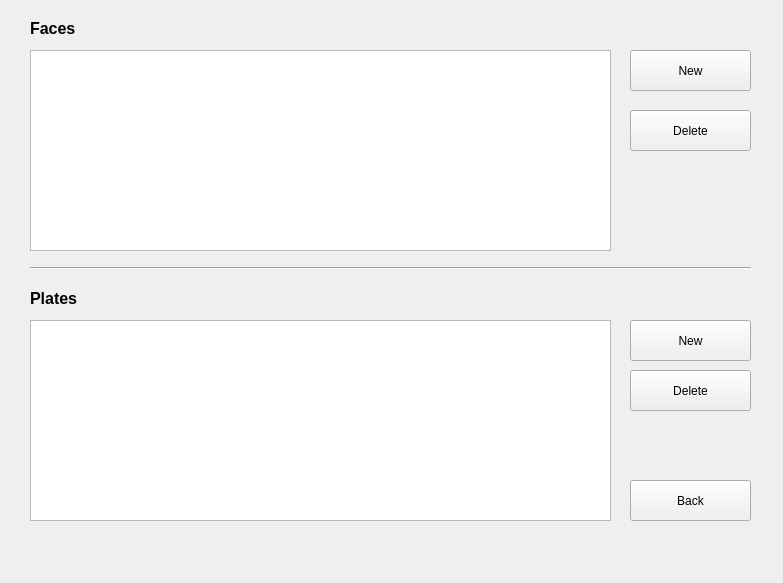
<?xml version="1.0" encoding="UTF-8"?>
<ui version="4.0">
 <class>targetManager</class>
 <widget class="QWidget" name="targetManager">
  <property name="geometry">
   <rect>
    <x>0</x>
    <y>0</y>
    <width>783</width>
    <height>583</height>
   </rect>
  </property>
  <property name="windowTitle">
   <string>Target Manager</string>
  </property>
  <property name="windowIcon">
   <iconset resource="resources.qrc">
    <normaloff>:/media/media/icon.png</normaloff>:/media/media/icon.png</iconset>
  </property>
  <widget class="QPushButton" name="buttonNew">
   <property name="geometry">
    <rect>
     <x>630</x>
     <y>50</y>
     <width>121</width>
     <height>41</height>
    </rect>
   </property>
   <property name="text">
    <string>New</string>
   </property>
   <property name="icon">
    <iconset resource="resources.qrc">
     <normaloff>:/media/media/add.png</normaloff>:/media/media/add.png</iconset>
   </property>
   <property name="iconSize">
    <size>
     <width>32</width>
     <height>32</height>
    </size>
   </property>
  </widget>
  <widget class="QPushButton" name="buttonDelete">
   <property name="geometry">
    <rect>
     <x>630</x>
     <y>110</y>
     <width>121</width>
     <height>41</height>
    </rect>
   </property>
   <property name="text">
    <string>Delete</string>
   </property>
   <property name="icon">
    <iconset resource="resources.qrc">
     <normaloff>:/media/media/cancel.png</normaloff>:/media/media/cancel.png</iconset>
   </property>
   <property name="iconSize">
    <size>
     <width>32</width>
     <height>32</height>
    </size>
   </property>
  </widget>
  <widget class="QPushButton" name="buttonClose">
   <property name="geometry">
    <rect>
     <x>630</x>
     <y>480</y>
     <width>121</width>
     <height>41</height>
    </rect>
   </property>
   <property name="text">
    <string>Back</string>
   </property>
   <property name="icon">
    <iconset resource="resources.qrc">
     <normaloff>:/media/media/back-1.png</normaloff>:/media/media/back-1.png</iconset>
   </property>
   <property name="iconSize">
    <size>
     <width>32</width>
     <height>32</height>
    </size>
   </property>
  </widget>
  <widget class="QTableWidget" name="targetFaceList">
   <property name="geometry">
    <rect>
     <x>30</x>
     <y>50</y>
     <width>581</width>
     <height>201</height>
    </rect>
   </property>
   <property name="editTriggers">
    <set>QAbstractItemView::NoEditTriggers</set>
   </property>
   <property name="showDropIndicator" stdset="0">
    <bool>false</bool>
   </property>
   <property name="dragDropOverwriteMode">
    <bool>false</bool>
   </property>
   <property name="sortingEnabled">
    <bool>true</bool>
   </property>
   <attribute name="horizontalHeaderHighlightSections">
    <bool>false</bool>
   </attribute>
   <attribute name="verticalHeaderVisible">
    <bool>false</bool>
   </attribute>
   <attribute name="verticalHeaderHighlightSections">
    <bool>false</bool>
   </attribute>
  </widget>
  <widget class="QTableWidget" name="targetPlateList">
   <property name="geometry">
    <rect>
     <x>30</x>
     <y>320</y>
     <width>581</width>
     <height>201</height>
    </rect>
   </property>
   <property name="editTriggers">
    <set>QAbstractItemView::NoEditTriggers</set>
   </property>
   <property name="showDropIndicator" stdset="0">
    <bool>false</bool>
   </property>
   <property name="dragDropOverwriteMode">
    <bool>false</bool>
   </property>
   <property name="sortingEnabled">
    <bool>true</bool>
   </property>
   <attribute name="horizontalHeaderHighlightSections">
    <bool>false</bool>
   </attribute>
   <attribute name="verticalHeaderVisible">
    <bool>false</bool>
   </attribute>
   <attribute name="verticalHeaderHighlightSections">
    <bool>false</bool>
   </attribute>
  </widget>
  <widget class="QPushButton" name="buttonNew2">
   <property name="geometry">
    <rect>
     <x>630</x>
     <y>320</y>
     <width>121</width>
     <height>41</height>
    </rect>
   </property>
   <property name="text">
    <string>New</string>
   </property>
   <property name="icon">
    <iconset resource="resources.qrc">
     <normaloff>:/media/media/add.png</normaloff>:/media/media/add.png</iconset>
   </property>
   <property name="iconSize">
    <size>
     <width>32</width>
     <height>32</height>
    </size>
   </property>
  </widget>
  <widget class="QPushButton" name="buttonDelete2">
   <property name="geometry">
    <rect>
     <x>630</x>
     <y>370</y>
     <width>121</width>
     <height>41</height>
    </rect>
   </property>
   <property name="text">
    <string>Delete</string>
   </property>
   <property name="icon">
    <iconset resource="resources.qrc">
     <normaloff>:/media/media/cancel.png</normaloff>:/media/media/cancel.png</iconset>
   </property>
   <property name="iconSize">
    <size>
     <width>32</width>
     <height>32</height>
    </size>
   </property>
  </widget>
  <widget class="QLabel" name="label">
   <property name="geometry">
    <rect>
     <x>30</x>
     <y>20</y>
     <width>181</width>
     <height>16</height>
    </rect>
   </property>
   <property name="font">
    <font>
     <pointsize>12</pointsize>
     <weight>75</weight>
     <bold>true</bold>
    </font>
   </property>
   <property name="text">
    <string>Faces</string>
   </property>
  </widget>
  <widget class="QLabel" name="label_2">
   <property name="geometry">
    <rect>
     <x>30</x>
     <y>290</y>
     <width>171</width>
     <height>16</height>
    </rect>
   </property>
   <property name="font">
    <font>
     <pointsize>12</pointsize>
     <weight>75</weight>
     <bold>true</bold>
    </font>
   </property>
   <property name="text">
    <string>Plates</string>
   </property>
  </widget>
  <widget class="Line" name="line">
   <property name="geometry">
    <rect>
     <x>30</x>
     <y>260</y>
     <width>721</width>
     <height>16</height>
    </rect>
   </property>
   <property name="orientation">
    <enum>Qt::Horizontal</enum>
   </property>
  </widget>
 </widget>
 <resources>
  <include location="resources.qrc"/>
 </resources>
 <connections/>
</ui>
